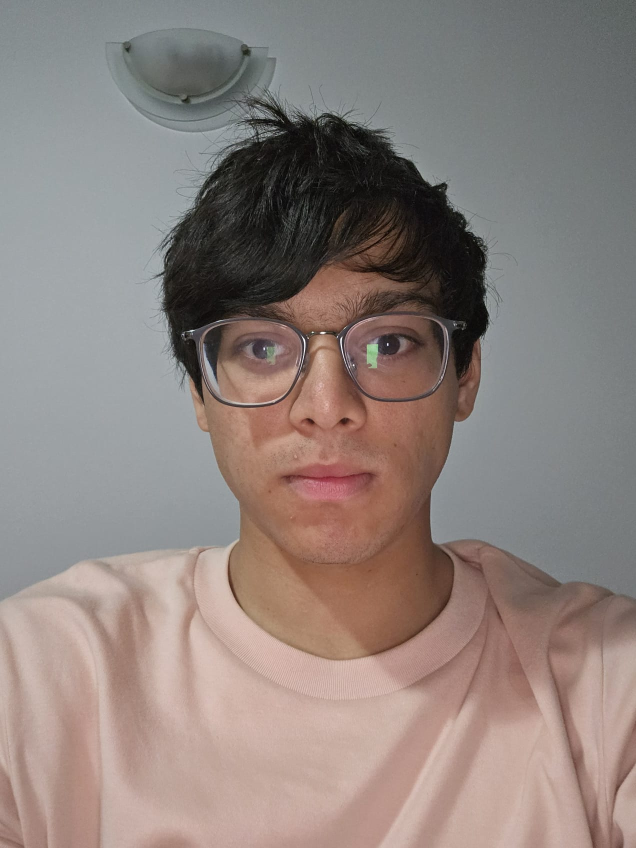
#> input picture FASTR_SelfImage.jpeg, 1272 x 1696 px (shown at 1/2 size)
$ jupyter execute Lesson1_Task1.ipynb
#> lines starting #> are read from the running program, lines starting #| are printed output that depends on the picture
# Lesson 1. Introduction to OpenCV

## Notes for Task 1
- cv.imread(file_path: str) --> Image reader, Mat object of pixels can be operated on
- cv.imshow(display_name: str, image: cv.Mat) -> Displays an image with window name
- cv.waitKey(wait_time: int) -> Pauses the program when a display window is present

## Task 1: Display an Image
1. Create a new Python file and `import cv2 as cv` to use the functions provided in the
OpenCV library.
2. Take a photo of yourself and save it to the same directory as the python file you just
created. If you are unable or don’t want to take a photo of yourself, download an image
off the internet instead.
3. Use cv.imread() to read the image from its file path and assign it to an image variable.
Then pass the image variable into cv.imshow(), also specifying its display window name.
4. Use cv.waitKey() to make sure the image stays open. Pass a value of zero for the
wait_time argument so that the image will only close when you press a key on the
keyboard

[cell 1]
import cv2 as cv

img = cv.imread("FASTR_SelfImage.jpeg")
#> img is the input picture: shape (1696, 1272, 3); mean B, G, R 125.1, 129.8, 142

cv.imshow("My Image", img)

while True:
    if cv.waitKey(1) & 0xFF == ord('q'):
#> (key q is pressed here)
        break

cv.destroyAllWindows()

## Notes for Task 3
- cv.resize(image: cv.Mat, new_dimension, interpolation=) -> Returns a new image with the specified dimensions

Task 3: Resizing an image
1. Using the provided rescale function, change the size of the image or video from tasks 1
and 2.
2. Extension - Try implementing your own version of rescale, utilising cv.resize().

[cell 2]
def rescale(frame, scale):
    # Multiply original height and width by the scale factor
#> called with scale = 0.5
    height = int(frame.shape[0] * scale)
#> height = 848
    width = int(frame.shape[1] * scale)
#> width = 636
    dim = (width, height)
#> dim = (636, 848)
    # Resize the image to the new dimensions
    return cv.resize(frame, dim, interpolation=cv.INTER_AREA)
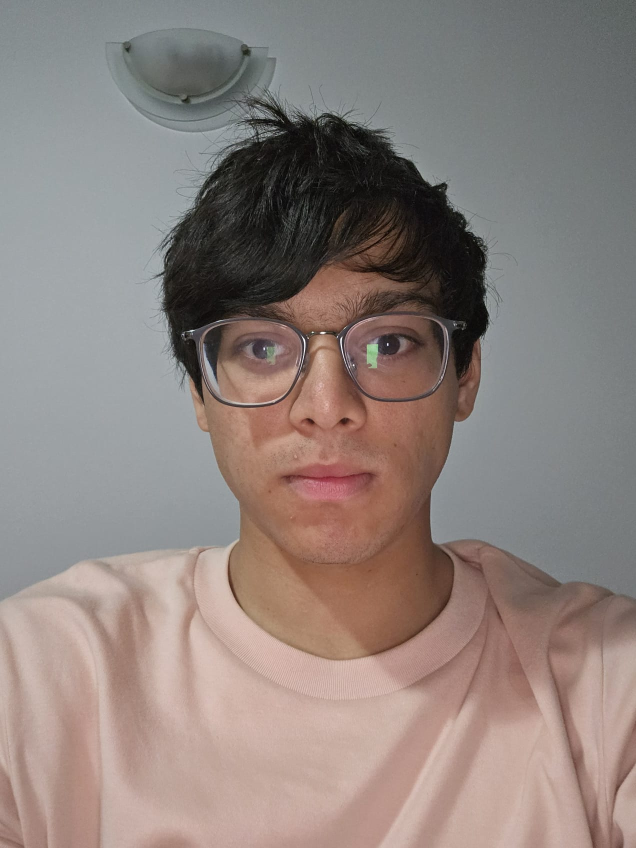
#> returned value: shape (848, 636, 3); mean of channels 0, 1, 2 125.2, 129.9, 142.1; drawn as B, G, R

# Read the image from file into a NumPy array
img = cv.imread("FASTR_SelfImage.jpeg")

# Rescale the image to 50% of its original size
img_resized = rescale(img, 0.5)

# Display the resized image in a window titled "Resized Image"
cv.imshow("Resized Image", img_resized)

while True:
    # If 'q' is pressed, exit the loop
    if cv.waitKey(1) & 0xFF == ord('q'):
#> (key q is pressed here)
        break

# Close all OpenCV windows
cv.destroyAllWindows()
